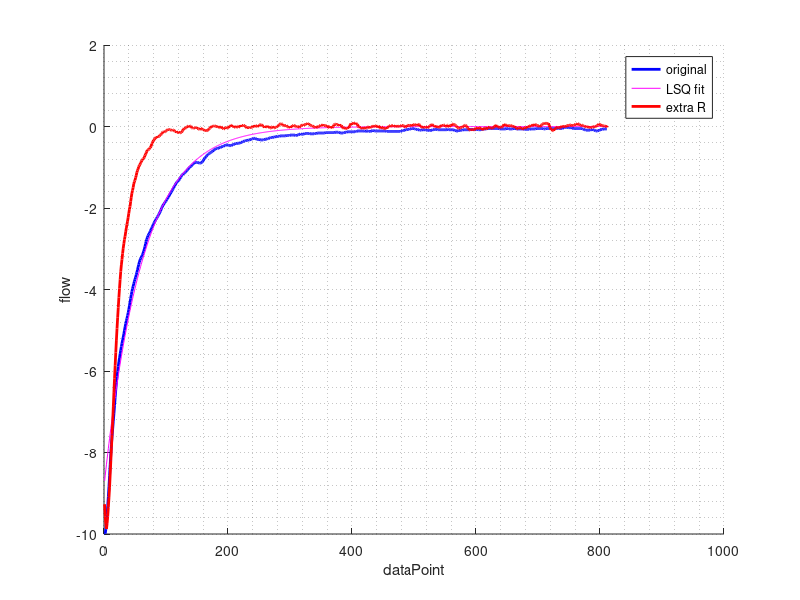

MATLAB code to generate this figure:
% Written by Sarah Howe in octave
% May not be compatible with matlab
%
% Playing with spirometry data

% Clean up
clc
close all
clear

% Automatic debugging
debug_on_interrupt(0);
debug_on_warning(1);
debug_on_error(1);

% Load some data
load SpirometryData.mat;
loops = data.Loops;
band = data.Banding;
normal = data.Normal;
inflated = data.Inflated;

% sampling frequency 125 Hz
Hz = 125;

% Atmospheric pressure in kpa
p_atm = 101.35; %kPa

%~~~~~~~~~~~~~~~~~~~~~~~~~~~~~~~~~~~~~~~~~~~~~
% Treating the data as from an RC-circuit
%
% Flow is current
% Pressure is voltage
% Resistance is resistance
% Compliance is capacitance
%~~~~~~~~~~~~~~~~~~~~~~~~~~~~~~~~~~~~~~~~~~~~
% start loops
flow = loops.Flow;
pressure = loops.Pressure;

% time for plotting
time = (1:size(flow))*(1/Hz);

%-----------------------------------------------
% Looks like an RC curve at end of forced exp?
% Let's fit a line to it :)
%-----------------------------------------------

% RC curve range
start = 1190;
stop = 2000;

figure(1)
hold on
plot(flow(start:stop), 'b', 'linewidth', 2)
xlabel("dataPoint")
ylabel("flow")
grid minor
hold off

% Least squares fit of curve
curveStart = start;
curveDataEnd = stop;

% set stopping point of fit at certain %age flow drop
% (things get over constrained below 3% and fit gets bad)
drop = 0.1*(flow(curveStart)-flow(curveDataEnd));

% find the index of the stopping point
index = 0;
stillLooking = 1;
for i = curveStart:curveDataEnd
    if(stillLooking)
        if(flow(i) > drop)
            index = i;
            stillLooking = 0;
        end
    end
end
if index == 0
    error("Percentage flow drop specified not found in range")
end
curveStop = index;

% set up matrices
measurements = log(-flow(curveStart:curveStop)); %flow flipped for nicer maths
one = ones(1, curveStop-curveStart+1);
times = -(time(curveStart:curveStop)-time(curveStart));

% OMG least squares!!!
results = [one', times']\measurements;

% extract info
startPoint = exp(results(1));
EoR = results(2)

% remake curve from info
times = -(time(curveStart:curveDataEnd)-time(curveStart));
newValues = -startPoint*exp(times*EoR); % flip flow to negative side

% compare new and old
figure(1)
hold on
plot(newValues, 'm')
hold off

%-----------------------------------------
% Saying you had some new resistance added
% could you differentiate them?
%-----------------------------------------
% come up with some new EoR
EoR_new = 3.3;

% Add the new EoR to the old data to shift it
newValues = zeros(1, (curveDataEnd-curveStart+1));
for i = (1:length(times))
    newValues(i) = flow(i+curveStart) * exp(times(i)*EoR_new);
end

% mess the new data up - pad the start and add some noise
padLength = 12;
padding = ones(1, padLength)*newValues(1);
messyValues = awgn([padding, newValues], 18);

% filter it a bit
sigma = 4;
size = 15;
x = linspace(0, size / 2, size);
gaussFilter = exp(-x .^ 2 / (2 * sigma ^ 2));
gaussFilter = gaussFilter / sum (gaussFilter); % normalize
filteredValues = filter(gaussFilter, 1, messyValues);

% remove padding from start
filteredValues = filteredValues(padLength:end);

figure(1)
hold on
plot(filteredValues, 'r', 'linewidth', 2)
legend("original", "LSQ fit", "extra R");
hold off
